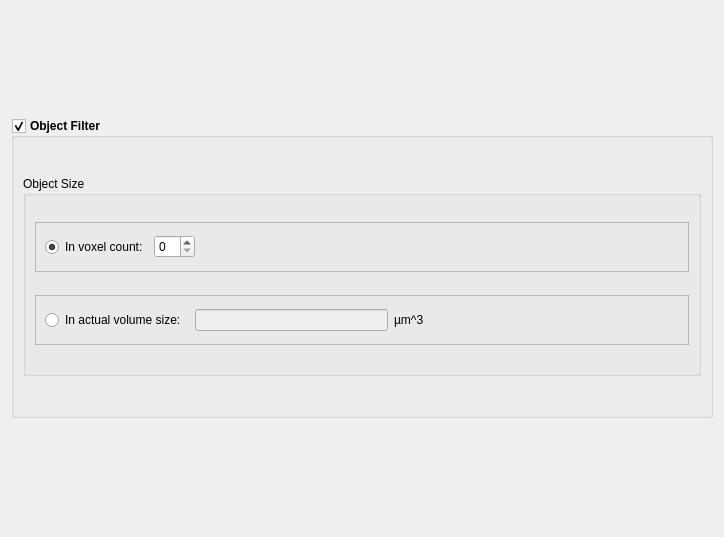
            <widget class="QWidget" name="scrollAreaWidgetContents_5">
             <property name="geometry">
              <rect>
               <x>0</x>
               <y>0</y>
               <width>724</width>
               <height>537</height>
              </rect>
             </property>
             <layout class="QVBoxLayout" name="verticalLayout_23">
              <item>
               <widget class="QGroupBox" name="groupBox_13">
                <property name="minimumSize">
                 <size>
                  <width>0</width>
                  <height>200</height>
                 </size>
                </property>
                <property name="maximumSize">
                 <size>
                  <width>16777215</width>
                  <height>300</height>
                 </size>
                </property>
                <property name="font">
                 <font>
                  <weight>75</weight>
                  <bold>true</bold>
                 </font>
                </property>
                <property name="title">
                 <string>Object Filter</string>
                </property>
                <property name="checkable">
                 <bool>true</bool>
                </property>
                <layout class="QVBoxLayout" name="verticalLayout_21">
                 <item>
                  <widget class="QGroupBox" name="groupBox_14">
                   <property name="maximumSize">
                    <size>
                     <width>16777215</width>
                     <height>200</height>
                    </size>
                   </property>
                   <property name="font">
                    <font>
                     <weight>50</weight>
                     <bold>false</bold>
                    </font>
                   </property>
                   <property name="title">
                    <string>Object Size</string>
                   </property>
                   <property name="checkable">
                    <bool>false</bool>
                   </property>
                   <layout class="QVBoxLayout" name="verticalLayout_22">
                    <item>
                     <widget class="QFrame" name="frame_20">
                      <property name="maximumSize">
                       <size>
                        <width>16777215</width>
                        <height>50</height>
                       </size>
                      </property>
                      <property name="frameShape">
                       <enum>QFrame::StyledPanel</enum>
                      </property>
                      <property name="frameShadow">
                       <enum>QFrame::Raised</enum>
                      </property>
                      <layout class="QHBoxLayout" name="horizontalLayout_16">
                       <item>
                        <widget class="QRadioButton" name="radioButton_4">
                         <property name="text">
                          <string>In voxel count:</string>
                         </property>
                         <property name="checked">
                          <bool>true</bool>
                         </property>
                        </widget>
                       </item>
                       <item>
                        <widget class="QSpinBox" name="spinBox_14"/>
                       </item>
                       <item>
                        <spacer name="horizontalSpacer_15">
                         <property name="orientation">
                          <enum>Qt::Horizontal</enum>
                         </property>
                         <property name="sizeHint" stdset="0">
                          <size>
                           <width>419</width>
                           <height>20</height>
                          </size>
                         </property>
                        </spacer>
                       </item>
                      </layout>
                      <zorder>radioButton_4</zorder>
                      <zorder>spinBox_14</zorder>
                      <zorder>horizontalSpacer_15</zorder>
                     </widget>
                    </item>
                    <item>
                     <widget class="QFrame" name="frame_21">
                      <property name="maximumSize">
                       <size>
                        <width>16777215</width>
                        <height>50</height>
                       </size>
                      </property>
                      <property name="frameShape">
                       <enum>QFrame::StyledPanel</enum>
                      </property>
                      <property name="frameShadow">
                       <enum>QFrame::Raised</enum>
                      </property>
                      <layout class="QHBoxLayout" name="horizontalLayout_17">
                       <item>
                        <widget class="QRadioButton" name="radioButton_5">
                         <property name="text">
                          <string>In actual volume size: </string>
                         </property>
                        </widget>
                       </item>
                       <item>
                        <widget class="QLineEdit" name="lineEdit_6">
                         <property name="enabled">
                          <bool>false</bool>
                         </property>
                        </widget>
                       </item>
                       <item>
                        <widget class="QLabel" name="label_17">
                         <property name="text">
                          <string>µm^3</string>
                         </property>
                        </widget>
                       </item>
                       <item>
                        <spacer name="horizontalSpacer_16">
                         <property name="orientation">
                          <enum>Qt::Horizontal</enum>
                         </property>
                         <property name="sizeHint" stdset="0">
                          <size>
                           <width>255</width>
                           <height>20</height>
                          </size>
                         </property>
                        </spacer>
                       </item>
                      </layout>
                     </widget>
                    </item>
                   </layout>
                  </widget>
                 </item>
                </layout>
               </widget>
              </item>
             </layout>
            </widget>
